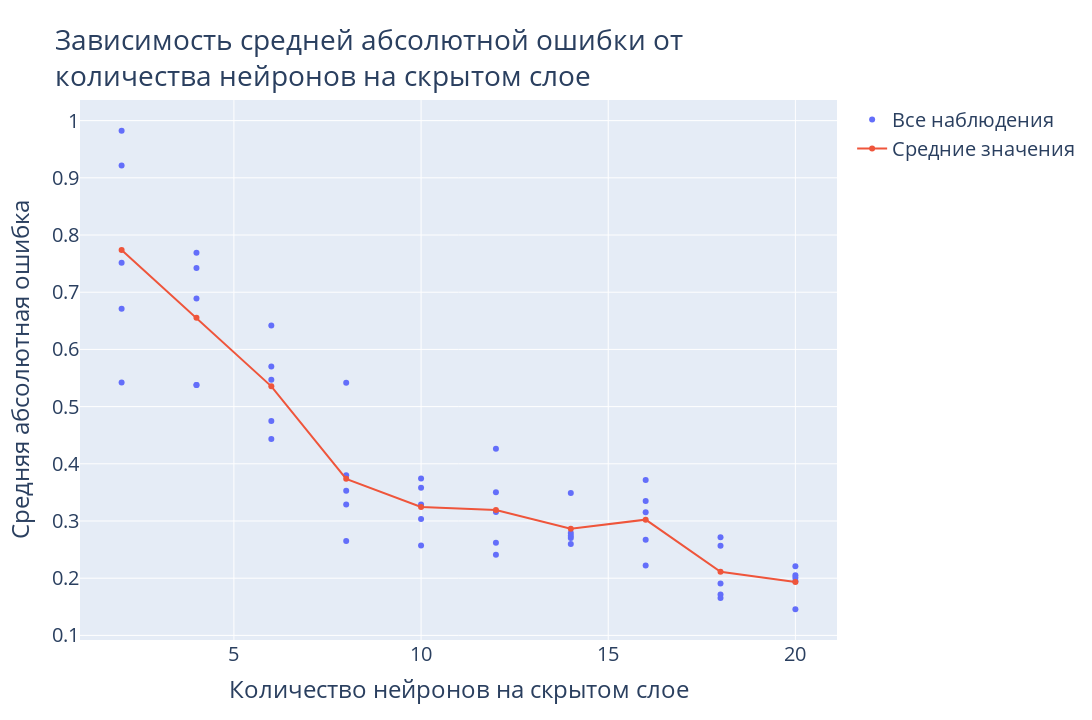

Source (notebook cell):
### Code cell
# Plotting results for training epochs amount
fig = go.Figure()
fig.add_trace(
    go.Scatter(x=all_sizes, y=all_mapes,
               name='Все наблюдения', mode='markers')
)
fig.add_trace(
    go.Scatter(x=hidden_sizes, y=mapes_mean,
               name='Средние значения', mode='lines+markers')
)
fig.update_layout(
    title='Зависимость средней абсолютной ошибки от<br>количества нейронов на скрытом слое',
    font=dict(size=20),
    xaxis=dict(title='Количество нейронов на скрытом слое'),
    yaxis=dict(title='Средняя абсолютная ошибка'),
    width=1280,
    height=720
)
fig.show()

### Figure 1 — Plotly figure (JSON) as saved in the notebook; plotly's stock layout.template omitted (floating-point values rounded to 4 significant figures)
{"data": [{"mode": "markers", "name": "Все наблюдения", "type": "scatter", "x": [2, 2, 2, 2, 2, 4, 4, 4, 4, 4, 6, 6, 6, 6, 6, 8, 8, 8, 8, 8, 10, 10, 10, 10, 10, 12, 12, 12, 12, 12, 14, 14, 14, 14, 14, 16, 16, 16, 16, 16, 18, 18, 18, 18, 18, 20, 20, 20, 20, 20], "y": [0.9823, 0.6712, 0.7516, 0.5422, 0.9216, 0.5377, 0.6888, 0.7424, 0.5379, 0.769, 0.5469, 0.6418, 0.4748, 0.4433, 0.5703, 0.3529, 0.3799, 0.5418, 0.2652, 0.3287, 0.3581, 0.257, 0.329, 0.3037, 0.3742, 0.241, 0.4265, 0.3505, 0.2617, 0.3158, 0.349, 0.2704, 0.2792, 0.2742, 0.2598, 0.2672, 0.3154, 0.3351, 0.2223, 0.3717, 0.1716, 0.2717, 0.2566, 0.1654, 0.1907, 0.205, 0.1948, 0.1457, 0.2209, 0.2007]}, {"mode": "lines+markers", "name": "Средние значения", "type": "scatter", "x": [2, 4, 6, 8, 10, 12, 14, 16, 18, 20], "y": [0.7738, 0.6552, 0.5354, 0.3737, 0.3244, 0.3191, 0.2865, 0.3023, 0.2112, 0.1934]}], "layout": {"font": {"size": 20}, "height": 720, "title": {"text": "Зависимость средней абсолютной ошибки от<br>количества нейронов на скрытом слое"}, "width": 1280, "xaxis": {"title": {"text": "Количество нейронов на скрытом слое"}}, "yaxis": {"title": {"text": "Средняя абсолютная ошибка"}}}}
